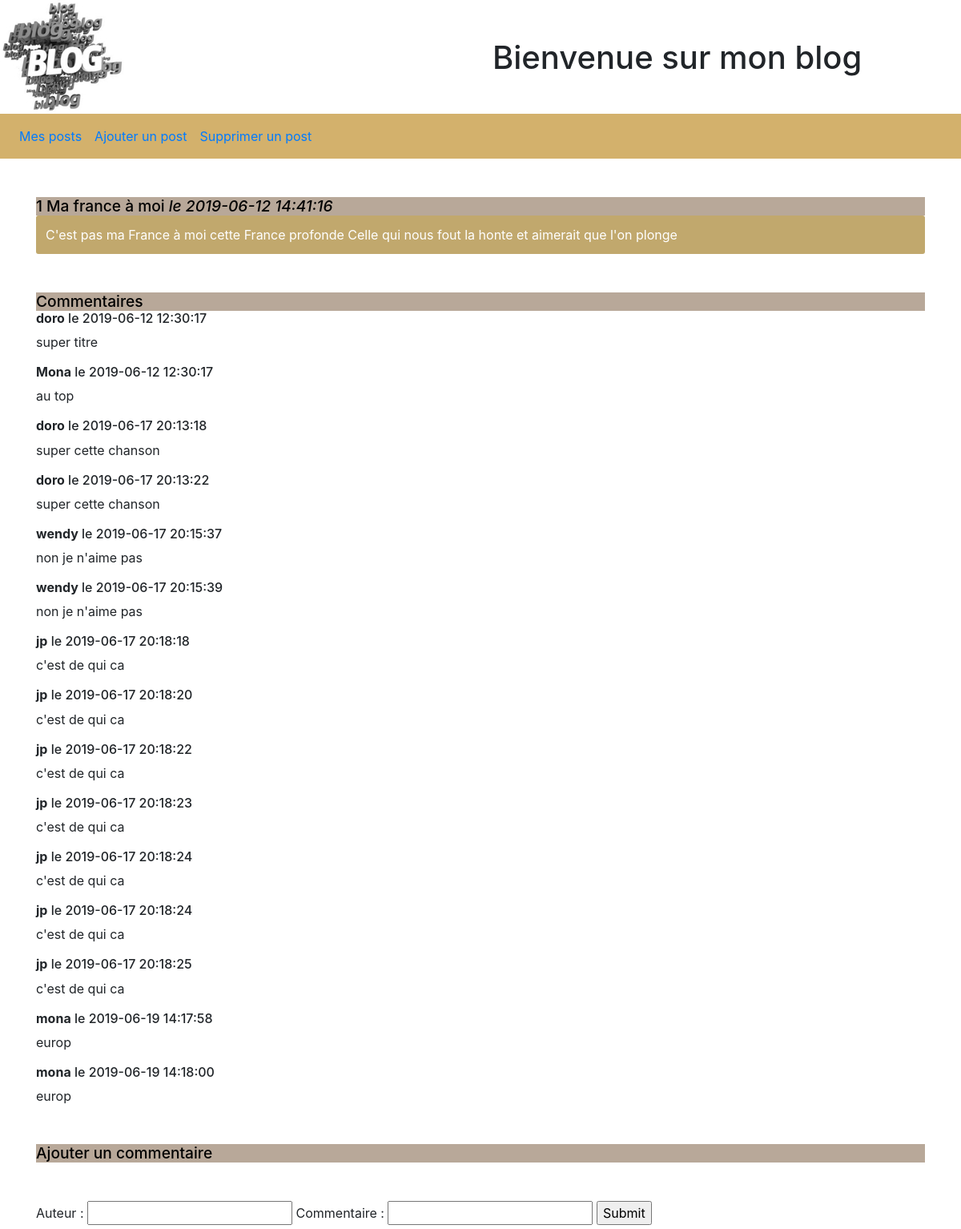
Screenshot of /index.php?page=post&billet=1 with the database file from the repository.
### tables this page shows
CREATE TABLE `billet` (
  `id` int(100) NOT NULL,
  `titre` varchar(255) NOT NULL,
  `contenu` varchar(255) NOT NULL,
  `date_creation` datetime NOT NULL DEFAULT CURRENT_TIMESTAMP
);

CREATE TABLE `commentaire` (
  `id` int(100) NOT NULL,
  `billet` int(100) NOT NULL,
  `auteur` varchar(200) NOT NULL,
  `commentaire` varchar(200) NOT NULL,
  `date_commentaire` datetime NOT NULL DEFAULT CURRENT_TIMESTAMP
);

### controllers/post_controller.php (called while the page is built)
<?php
require('views/includes/header.php');
require('views/includes/footer.php');
require('models/post_model.php');
require('views/post_view.php');

### models/post_model.php (called while the page is built, shortened)
<?php
function getPost($postid){
  require('connect/connect.php');
  $affichagePost = $bdd->prepare('SELECT * FROM billet WHERE id = ?');
  $affichagePost->execute(array($postid));
  $post = $affichagePost->fetch();
  return $post;
}
$post = getPost($_GET['billet']);
function getComments($postid){
  require('connect/connect.php');
  $affichageCom = $bdd->prepare('SELECT auteur, commentaire, date_commentaire FROM commentaire WHERE billet = ? ORDER BY date_commentaire');
  $affichageCom->execute(array($postid));
  return $affichageCom;
}
$affichageCom = getComments($_GET['billet']);

### functions/function.php (called while the page is built, shortened)
<?php
function str_secur($string) {
  return trim(htmlspecialchars($string));
}
 ?>

### views/post_view.php (the view, shortened to what this page needs)
<div class="container mt-5">
  <h3>
    <?= str_secur($post['id']);?>
    <?= str_secur($post['titre']);?>
    <em>le <?= str_secur($post['date_creation']);?></em>
  </h3>
  <p class="billet">
    <?= str_secur($post['contenu']);?>
  </p>
</div>
<div class="container mt-5">
  <h3>Commentaires</h3>
    <?php while ($donnees = $affichageCom->fetch()){ ?>
  <h6><strong><?= $donnees['auteur'];?></strong> le <?= $donnees['date_commentaire'];?></h6>
    <p><?= $donnees['commentaire'];?></p>
    <?php
    }
    ?>
</div>
<div class="container mt-5">
   <h3>Ajouter un commentaire</h3>
     <form class="mt-5" method="GET" action="">
       <label for="auteur">Auteur</label> : <input type="text" name="auteur" />
       <label for="commentaire">Commentaire</label> : <input type="text" name="commentaire" />
       <input type="submit" name="submitcom" />
     </form>
 </div>

### index.php
<?php
include_once 'functions/function.php';
if (isset($_GET['page']) AND !empty($_GET['page'])) {
    $page = trim(strtolower($_GET['page']));
  } else {
    $page = 'home';
  }
$allPages = scandir('controllers/');
if(!empty($_GET) && isset($_GET['submitcom'])){
  include_once 'controllers/post_controller.php';
}
elseif (!empty($_GET) && isset($_GET['submitbil'])) {
  include_once 'controllers/ajoutbillet_controller.php';
}
elseif (!empty($_GET) && isset($_GET['submitsup'])) {
  include_once 'controllers/supbillet_controller.php';
}
elseif (!empty($_GET) && isset($_GET['submitsup'])) {
  include_once 'controllers/modif_controller.php';
}
elseif (in_array($page.'_controller.php', $allPages)) {
  include_once 'controllers/'.$page.'_controller.php';
}
else {
  echo "erreur 404";
}
 ?>

### views/includes/header.php (shortened to what this page needs)
<!DOCTYPE html>
<html>
  <head>
    <link rel="stylesheet" href="https://stackpath.bootstrapcdn.com/bootstrap/4.3.1/css/bootstrap.min.css">
    <link rel="stylesheet" href="assets/css/style.css">
  </head>
    <body>
        <div class="titre">
          <div class="row">
            <div class="col-6">
              <img src="assets/images/img1.jpg" alt="">
            </div>
            <div class="col-6">
              <h1 class="text-left mt-5">Bienvenue sur mon blog</h1>
            </div>
          </div>
      <nav class="navbar navbar-expand-md">
      <div class="collapse navbar-collapse" id="navbarsExampleDefault">
      <ul class="navbar-nav mr-auto">
        <li class="nav-item active">
          <a class="nav-link" href="index.php?page=home">Mes posts</a>
        </li>
        <li class="nav-item active">
          <a class="nav-link" href="index.php?page=ajoutbillet">Ajouter un post</a>
        </li>
        <li class="nav-item active">
          <a class="nav-link" href="index.php?page=supbillet">Supprimer un post</a>
        </li>
      </ul>
      </div>
      </nav>

### views/includes/footer.php
</body>
</html>

### assets/css/style.css (style rules this page uses)
h1 { text-align:center; }
h3 { background-color:#b8a899; color:black; font-size:1.2em; margin-bottom:0px; }
.billet { background-color:#c1a86d; margin-top:0px; padding:12px; border-radius: 3px; color: #ffffff; }
nav { background-color: #d3b16c; }

### rows the page displays
billet: id "1", titre "Ma france à moi", date_creation "2019-06-12 14:41:16", contenu "C'est pas ma France à moi cette France profonde Celle qui nous fout la honte et aimerait que l'on plonge"
commentaire: auteur "doro", date_commentaire "2019-06-12 12:30:17", commentaire "super titre"
commentaire: auteur "Mona", date_commentaire "2019-06-12 12:30:17", commentaire "au top"
commentaire: auteur "doro", date_commentaire "2019-06-17 20:13:18", commentaire "super cette chanson"
commentaire: auteur "doro", date_commentaire "2019-06-17 20:13:22", commentaire "super cette chanson"
commentaire: auteur "wendy", date_commentaire "2019-06-17 20:15:37", commentaire "non je n'aime pas"
commentaire: auteur "wendy", date_commentaire "2019-06-17 20:15:39", commentaire "non je n'aime pas"
commentaire: auteur "jp", date_commentaire "2019-06-17 20:18:18", commentaire "c'est de qui ca"
commentaire: auteur "jp", date_commentaire "2019-06-17 20:18:20", commentaire "c'est de qui ca"
commentaire: auteur "jp", date_commentaire "2019-06-17 20:18:22", commentaire "c'est de qui ca"
commentaire: auteur "jp", date_commentaire "2019-06-17 20:18:23", commentaire "c'est de qui ca"
commentaire: auteur "jp", date_commentaire "2019-06-17 20:18:24", commentaire "c'est de qui ca"
commentaire: auteur "jp", date_commentaire "2019-06-17 20:18:24", commentaire "c'est de qui ca"
commentaire: auteur "jp", date_commentaire "2019-06-17 20:18:25", commentaire "c'est de qui ca"
commentaire: auteur "mona", date_commentaire "2019-06-19 14:17:58", commentaire "europ"
commentaire: auteur "mona", date_commentaire "2019-06-19 14:18:00", commentaire "europ"
